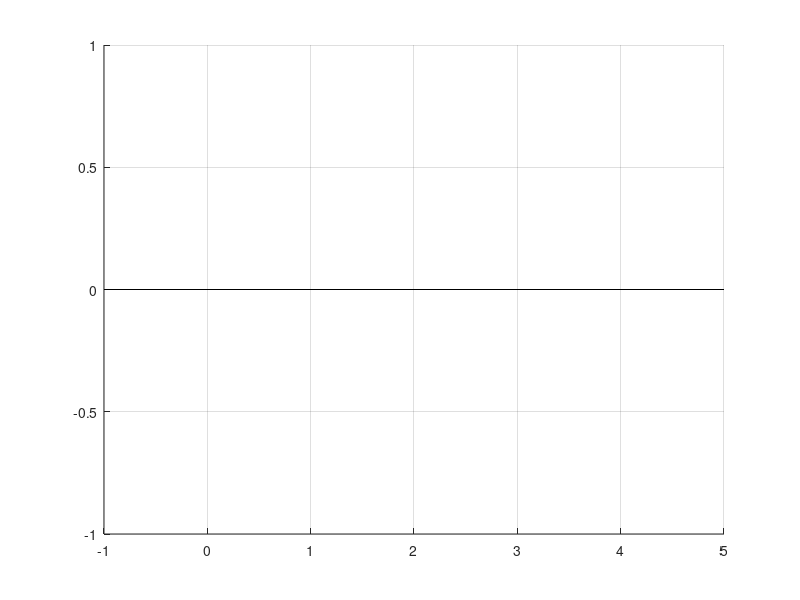

Reproduce this figure in MATLAB. (Note: this script raises an error after producing the figure.)
clear all;
clc;

matfiles_10 = dir('/home/andre/Rep/sdWPT-Simulator/SIMULATOR_main/cenario_1/Results_separed_instancies/simulate_2nodes10_*.mat');
matfiles_50 = dir('/home/andre/Rep/sdWPT-Simulator/SIMULATOR_main/cenario_1/Results_separed_instancies/simulate_2nodes50_*.mat');
matfiles_100 = dir('/home/andre/Rep/sdWPT-Simulator/SIMULATOR_main/cenario_1/Results_separed_instancies/simulate_2nodes100_*.mat');
matfiles_200 = dir('/home/andre/Rep/sdWPT-Simulator/SIMULATOR_main/cenario_1/Results_separed_instancies/simulate_2nodes200_*.mat');
matfiles_300 = dir('/home/andre/Rep/sdWPT-Simulator/SIMULATOR_main/cenario_1/Results_separed_instancies/simulate_2nodes300_*.mat');
matfiles_400 = dir('/home/andre/Rep/sdWPT-Simulator/SIMULATOR_main/cenario_1/Results_separed_instancies/simulate_2nodes400_*.mat');



atraso10 = [];
atraso50 = [];
atraso100 = [];
atraso200 = [];
atraso300 = [];
atraso400 = [];

for file=1:length(matfiles_10)
    load(matfiles_10(file).name);
    atraso10 = [atraso10 lat];
    load(matfiles_50(file).name);
    atraso50 = [atraso50 lat];
    load(matfiles_100(file).name);
    atraso100 = [atraso100 lat];
    load(matfiles_200(file).name);
    atraso200 = [atraso200 lat];
    load(matfiles_300(file).name);
    atraso300 = [atraso300 lat];
    load(matfiles_400(file).name);
    atraso400 = [atraso400 lat];
end

latencyMean = [mean(atraso10) mean(atraso50) mean(atraso100) mean(atraso200) mean(atraso300) mean(atraso400)];
latencyDesvio = [std(atraso10) std(atraso50) std(atraso100) std(atraso200) std(atraso300) std(atraso400)];

margemErro = [1:6];

margemErro(1) = 1.96*latencyDesvio(1)/sqrt(length(atraso10));
margemErro(2) = 1.96*latencyDesvio(2)/sqrt(length(atraso50));
margemErro(3) = 1.96*latencyDesvio(3)/sqrt(length(atraso100));
margemErro(4) = 1.96*latencyDesvio(4)/sqrt(length(atraso200));
margemErro(5) = 1.96*latencyDesvio(5)/sqrt(length(atraso300));
margemErro(6) = 1.96*latencyDesvio(6)/sqrt(length(atraso400));

intervalosup = ones(1,6);
intervaloinf = ones(1,6);
for j=1:6
    intervalosup(j) = latencyMean(j) + margemErro(j);
    intervaloinf(j) = latencyMean(j) - margemErro(j);
end


x = [0.1 0.5 1 2 3 4];

y = latencyMean;

neg = intervaloinf;
pos = intervalosup;
yneg = y - neg;
ypos = pos - y;


figure(1)
    hold on
    grid
    bar(x,latencyMean);
    errorbar(x, latencyMean, yneg, ypos, '-s', 'MarkerEdgeColor','red','MarkerFaceColor','red');
    xlabel('Nodes distance (m)');
    ylabel('Latency (ms)');
    hold off